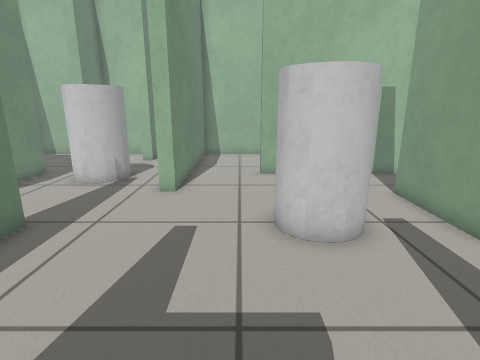
[1] (above)

23 first-person views from a walk through a robot-simulator world made for Gazebo. The camera is 0.77 m above the floor, tilts 14° down and sees 80° across. The floor is counted in squares, 0.25 m on a side. Each view is taken from the middle of a square. On the plan, view 1 faces up. The plan holds only what a view shows up to about 20 squares ahead; the rest is blank.

[2]
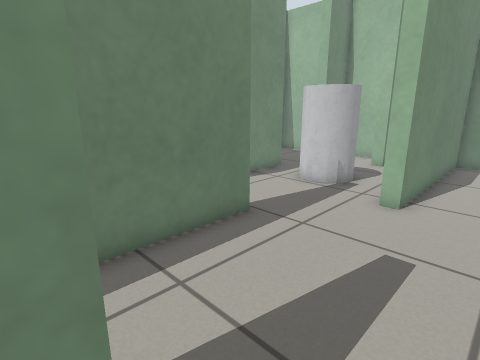

[3]
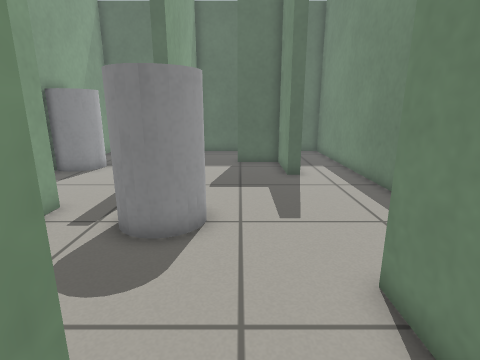

[4]
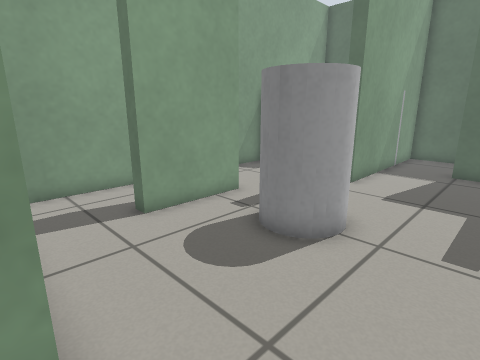

[5]
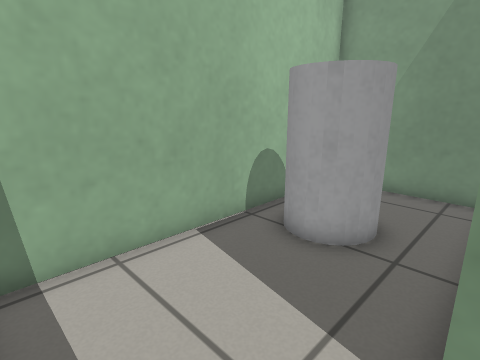

[6]
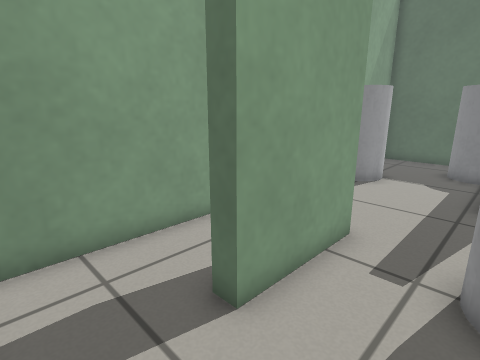

[7]
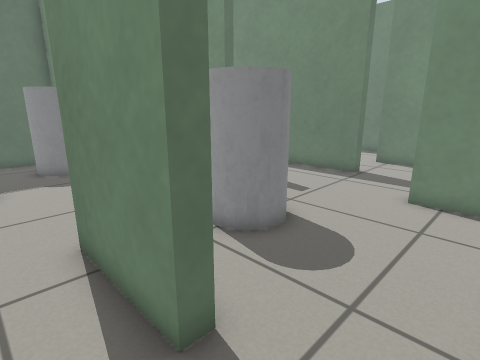

[8]
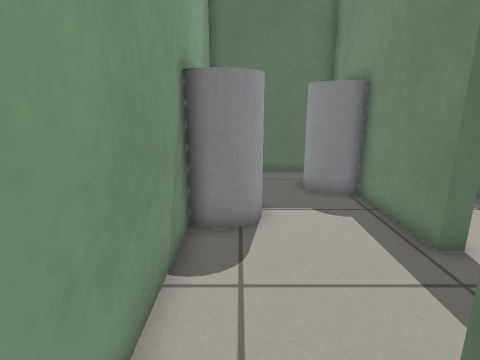

[9]
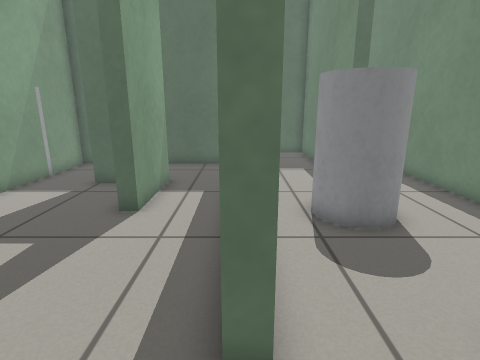

[10]
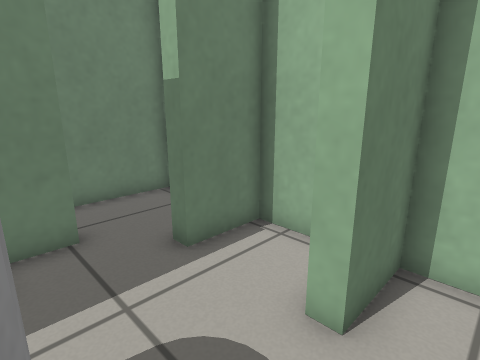

[11]
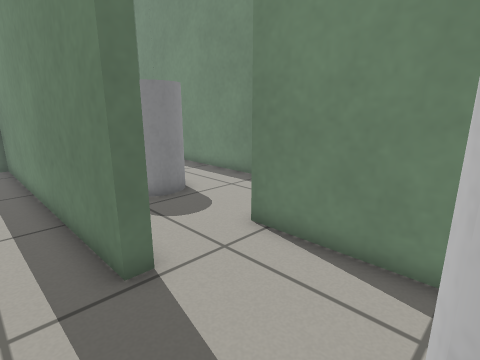

[12]
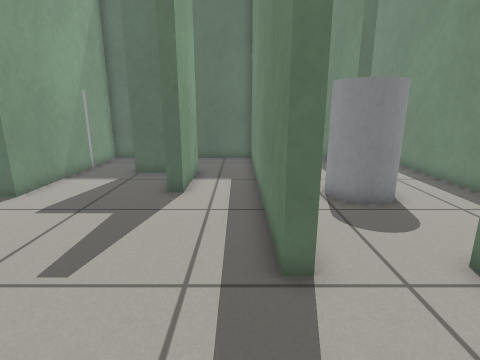

[13]
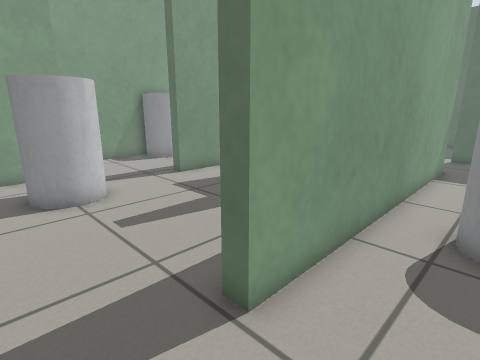

[14]
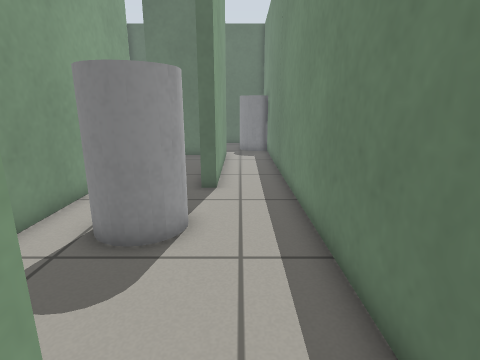

[15]
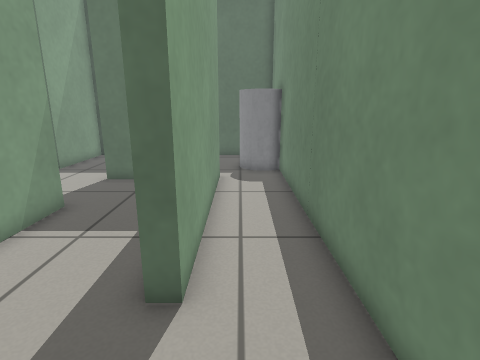

[16]
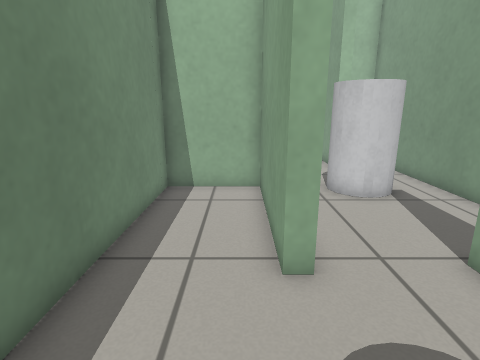

[17]
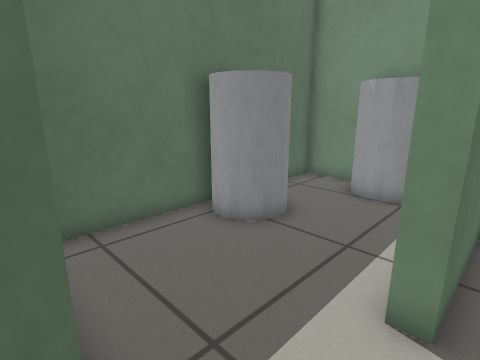

[18]
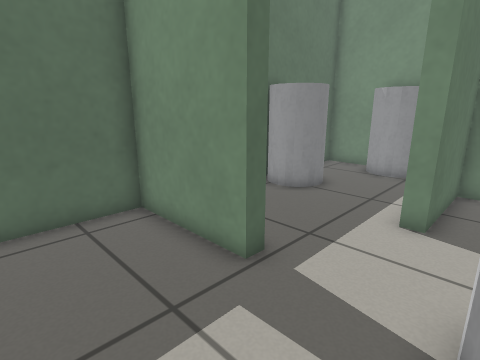

[19]
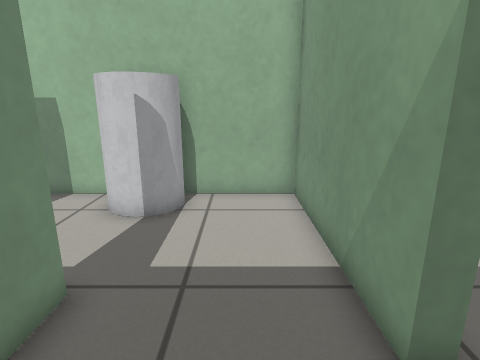

[20]
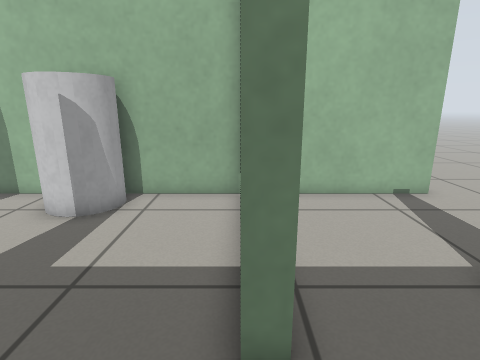

[21]
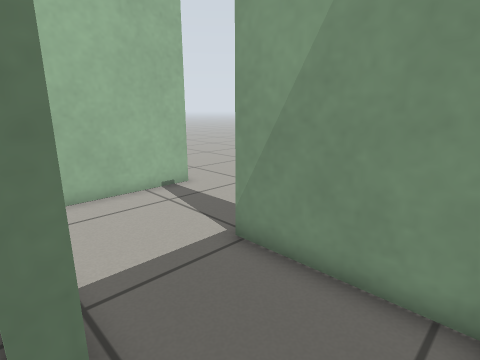

[22]
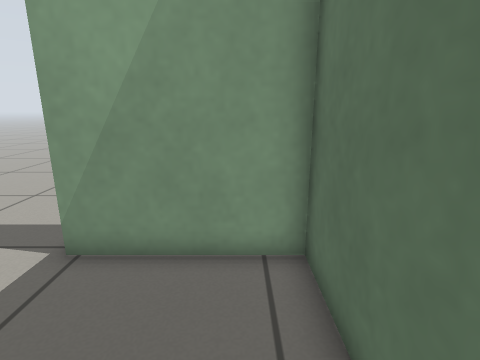

[23]
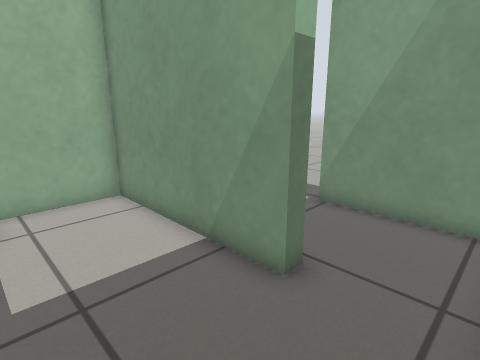

### Floor plan
Points are (right, up) in squares from view 1. A wall is a line through its corners. A room is listed if a view was taken in it or the views show most of it. See-through windows are left out.
Room 1 (views 1, 2, 6, 7, 8, 9, 10, 11, 12, 13)
walls: (5.8, 6.2) (5.8, 10.3) (6.4, 10.3) (6.4, 6.2); (-3.1, 11) (-3.1, 19.8) (-5.4, 19.8) (-5.4, 17.4) (-5.9, 17.4) (-5.9, 19.4); (-6.4, 7.2) (-5.8, 7.2) (-5.7, -6.2) (-1.9, -6.2); (-2.5, 13.4) (-2.5, 10.5) (-3.1, 10.5); (-2.9, -2.4) (-2.9, 1.7) (-2.3, 1.7) (-2.3, -1.7) (0.1, -1.7); (9.4, 1.7) (9.4, 12.9); (7.7, 13.6) (1, 13.6); (3.6, -4.6) (3.6, -6.2) (9.4, -6.2) (9.4, -1.6); (0.6, -6.2) (3, -6.2) (3, 2.2) (3.6, 2.2) (3.6, -1.2); (-9.6, 13.9) (-9.6, 6.9); (-11, 15.8) (-11, 14.4); (-6.8, 19.8) (-9.1, 19.8) (-9.1, 17.4) (-9.8, 17.4); (-11, 19.8) (-14, 19.8) (-14, 16.4)
ways out: opening at (-0.5, 14) to room 2; opening at (-8, 7) to room 3
objects: white cylinder (-7, 12) to (-5, 14); white cylinder (1, 6) to (3, 8); white cylinder (4, -4) to (5, -2); white cylinder (7, -1) to (9, 1)
Room 2 (views 3, 4, 5)
walls: (1, 13.6) (1, 14.3); (9.4, 14.7) (9.4, 19.8) (-2.5, 19.8) (-2.5, 13.4)
ways out: opening at (-0.5, 14) to room 1
objects: white cylinder (4, 16) to (5, 18)
Room 3 (views 14, 15, 16)
walls: (-11.1, -11.1) (-11.1, -2) (-10.5, -2) (-10.5, -10.4) (-6.1, -10.4) (-6.1, -11.1); (-2.4, -6.8) (-6.3, -6.8) (-6.4, 7.2); (-14, -14.4) (-14, -17.4) (-9.4, -17.4); (-9.6, 6.9) (-10.2, 6.9) (-10.2, 13.3) (-14, 13.3) (-14, -12.4); (-7.5, -17.4) (-2.6, -17.4) (-2.6, -12.8)
ways out: opening at (-8, 7) to room 1; opening at (-2, -10) to room 4
objects: white cylinder (-14, -15) to (-12, -12); white cylinder (-10, 1) to (-8, 3); white cylinder (-9, -17) to (-7, -15)
Room 4 (views 17, 18)
walls: (-2.6, -12.8) (-1.9, -12.8); (3, -12.5) (3, -6.8) (-1.4, -6.8)
ways out: opening at (-2, -10) to room 3; opening at (0.5, -13.5) to room 5
objects: white cylinder (-3, -9) to (-1, -7)
Room 5 (views 19, 22, 23)
walls: (-1.9, -12.8) (-1.9, -17.4) (1.5, -17.4); (3, -14.2) (3, -12.5)
ways out: opening at (0.5, -13.5) to room 4; opening at (3, -16) to room 6
Room 6 (views 20, 21)
walls: (3.6, -14.2) (3, -14.2); (3.2, -17.4) (7.6, -17.4) (7.6, -12.1)
ways out: opening at (3, -16) to room 5; opening at (5.5, -13.5) to room 7
Room 7 (no view inside)
walls: (7.6, -6.8) (5.1, -6.8)
ways out: opening at (5.5, -13.5) to room 6; opening at (8, -10)
Room 8 (no view inside)
walls: (-1.4, -6.8) (-2.4, -6.8)

Positions as (right, up) in squares from view 1, and headings:
1: (0, 0), facing up
2: (0, 1), facing up-left
3: (0, 15), facing down
4: (-2, 14), facing down-right
5: (-2, 14), facing up-right
6: (3, 13), facing down-right
7: (8, 13), facing down-left
8: (8, 8), facing down
9: (-6, 10), facing down
10: (-4, 14), facing up-left
11: (-4, 12), facing down-left
12: (-5, 12), facing down
13: (-9, 10), facing down-right
14: (-12, 9), facing down
15: (-12, 2), facing down
16: (-11, 2), facing up
17: (-2, -10), facing down-left
18: (2, -9), facing down-left
19: (1, -17), facing up
20: (3, -17), facing up
21: (3, -17), facing up-right
22: (2, -16), facing right
23: (-1, -17), facing up-right
